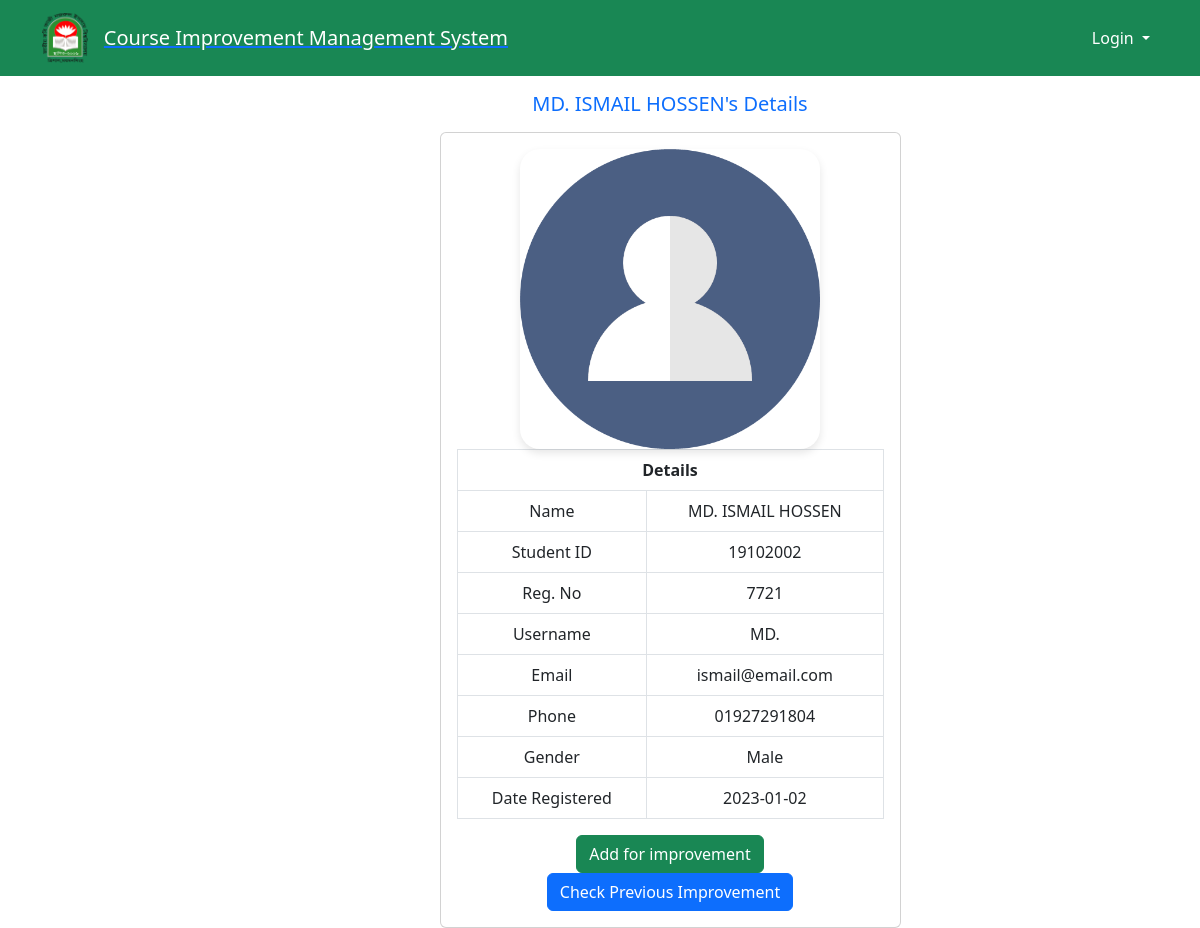
Screenshot of /admin/view.php?id=2 with the database file from the repository.
### tables this page shows
CREATE TABLE `students` (
  `id` int(11) NOT NULL,
  `name` varchar(200) NOT NULL,
  `username` varchar(200) NOT NULL,
  `department` varchar(40) NOT NULL,
  `stud_id` varchar(100) NOT NULL,
  `reg_no` varchar(100) NOT NULL,
  `email` varchar(200) NOT NULL,
  `gender` varchar(200) NOT NULL,
  `phone` varchar(200) NOT NULL,
  `password` varchar(200) NOT NULL,
  `data_reg` varchar(200) NOT NULL,
  `status` varchar(200) NOT NULL,
  `session` varchar(200) NOT NULL,
  `otp` varchar(100) NOT NULL,
  `profile` varchar(200) NOT NULL DEFAULT 'default.jpeg'
);

### admin/view.php (the view, shortened to what this page needs)
<!DOCTYPE html>
<html lang="en">
<head>
    <link rel="stylesheet" href="https://maxcdn.bootstrapcdn.com/bootstrap/4.5.2/css/bootstrap.min.css">
</head>
<body>
    <?php
    include("../include/header.php");
    include("../include/connect.php")
    ?>
    <div class="container-fluid">
        <div class="row">
            <div class="col-md-2" style="margin-left: -30px;">
            </div>
            <div class="col-md-10">
                <?php
                if (isset($_GET['id'])) {
                    $id = $_GET['id'];
                    $query = "SELECT * FROM students WHERE id='$id'";
                    $res = mysqli_query($conn, $query);
                    $row = mysqli_fetch_array($res);
                }
                ?>
                <h5 class="text-center my-3 text-primary"><?php echo $row['name']."'s" ?> Details</h5>
                <div class="col-md-12 profile-section">
                    <div class="row">
                        <div class="col-md-3"></div>
                        <div class="col-md-6 text-center">
                            <div class="card">
                                <div class="card-body">
                                    <?php echo "<img src='../student/img/" . $row['profile'] . "' class='profile-image'>";  ?>
                                    <table class="table table-bordered ">
                                        <tr>
                                            <th class="text-center" colspan="2">Details</th>
                                        </tr>
                                        <tr>
                                            <td>Name</td>
                                            <td><?php echo $row['name']; ?></td>
                                        </tr>
                                        <tr>
                                            <td>Student ID</td>
                                            <td><?php echo $row['stud_id']; ?></td>
                                        </tr>
                                        <tr>
                                            <td>Reg. No</td>
                                            <td><?php echo $row['reg_no']; ?></td>
                                        </tr>
                                        <tr>
                                            <td>Username</td>
                                            <td><?php echo $row['username']; ?></td>
                                        </tr>
                                        <tr>
                                            <td>Email</td>
                                            <td><?php echo $row['email']; ?></td>
                                        </tr>
                                        <tr>
                                            <td>Phone</td>
                                            <td><?php echo $row['phone']; ?></td>
                                        </tr>
                                        <tr>
                                            <td>Gender</td>
                                            <td><?php echo $row['gender']; ?></td>
                                        </tr>
                                        <tr>
                                            <td>Date Registered</td>
                                            <td><?php echo $row['data_reg']; ?></td>
                                        </tr>
                                    </table>
                                    <a href='add_for_imp.php?id=<?php echo $row['id']; ?>&name=<?php echo $row['username']; ?>'>
                                        <button class='btn btn-success'>Add for improvement</button>
                                    </a>
                                    <a href='imp_info.php?id=<?php echo $row['id']; ?>&name=<?php echo $row['username']; ?>'>
                                        <button class='btn btn-primary'>Check Previous Improvement</button>
                                    </a>
                                </div>
                            </div>
                        </div>
                        <div class="col-md-3"></div>
                    </div>
                </div>
            </div>
        </div>
    </div>
</body>
</html>

### admin/view.php (style rules this page uses)
.profile-image { width: 90%; max-width: 300px; height: auto; border-radius: 20px; box-shadow: 0 4px 8px rgba(0, 0, 0, 0.1); }

### rows the page displays
students: name "MD. ISMAIL HOSSEN", profile (placeholder picture), stud "19102002", reg_no "7721", username "MD.", email "ismail@email.com", phone "01927291804", gender "Male", data_reg "2023-01-02"
